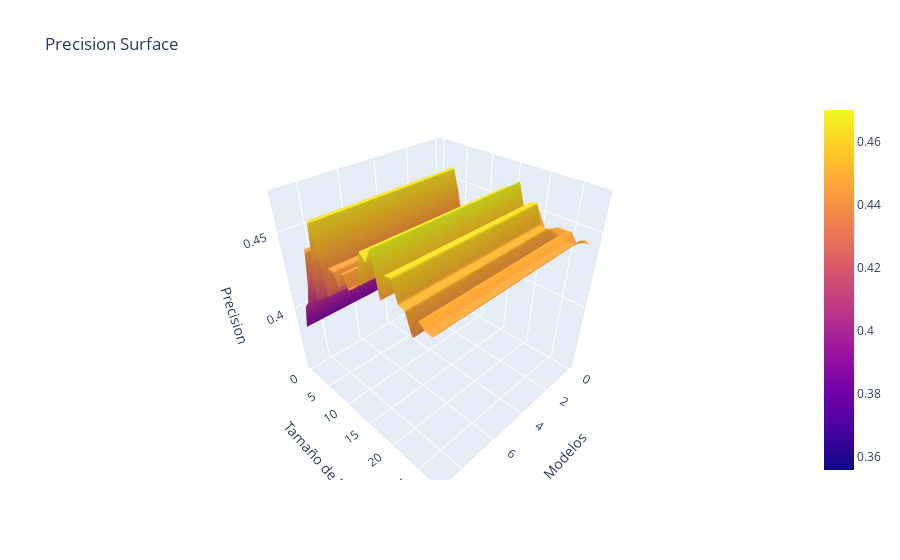

Notebook cell for this chart:
### Code cell
fig2 = go.Figure(data=[go.Surface(z=n_est_mod_results['Precision'])])

fig2.update_layout(title='Precision Surface', autosize=True,
                   scene = dict(xaxis_title='Modelos',
                                yaxis_title='Tamaño de N',
                                zaxis_title='Precision'))

fig2.show()
fig2.write_html('Pre_LOG_Normal.html')

### Figure 1 — Plotly figure (JSON) as saved in the notebook; plotly's stock layout.template omitted (floating-point values rounded to 4 significant figures; data arrays with more than 128 entries replaced by an {"elided": "..."} marker saying what was removed)
{"data": [{"type": "surface", "z": {"elided": "29x10 float values"}}], "layout": {"autosize": true, "scene": {"xaxis": {"title": {"text": "Modelos"}}, "yaxis": {"title": {"text": "Tamaño de N"}}, "zaxis": {"title": {"text": "Precision"}}}, "title": {"text": "Precision Surface"}}}
